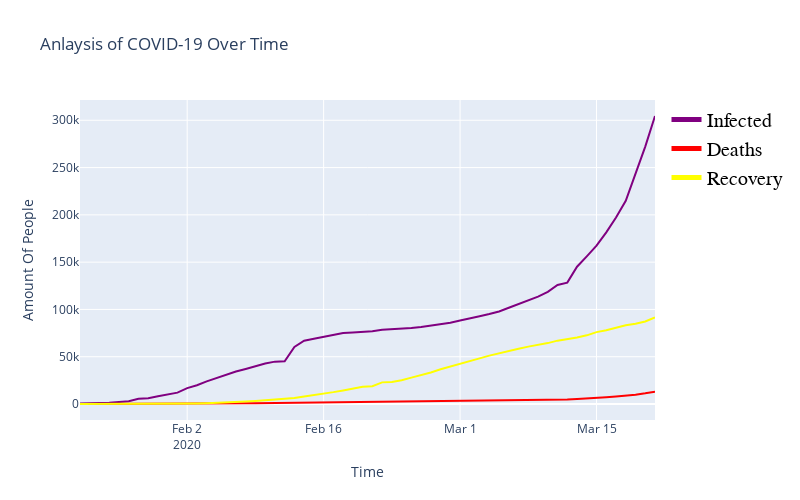

The notebook cell saved with this chart:
### Code cell
# plotly ploty
most_current_timeline.analyze_covid_timelines()
